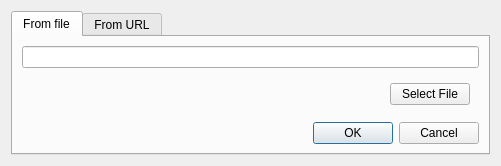
<?xml version="1.0" encoding="UTF-8"?>
<ui version="4.0">
 <class>insertImage</class>
 <widget class="QDialog" name="insertImage">
  <property name="geometry">
   <rect>
    <x>0</x>
    <y>0</y>
    <width>501</width>
    <height>136</height>
   </rect>
  </property>
  <property name="sizePolicy">
   <sizepolicy hsizetype="Preferred" vsizetype="Preferred">
    <horstretch>0</horstretch>
    <verstretch>0</verstretch>
   </sizepolicy>
  </property>
  <property name="windowTitle">
   <string>Insert Image</string>
  </property>
  <property name="windowIcon">
   <iconset theme="insert-image">
    <normaloff/>
   </iconset>
  </property>
  <layout class="QVBoxLayout" name="verticalLayout1">
   <item>
    <widget class="QTabWidget" name="tabWidget">
     <property name="currentIndex">
      <number>0</number>
     </property>
     <widget class="QWidget" name="tab">
      <attribute name="title">
       <string>From file</string>
      </attribute>
      <layout class="QVBoxLayout" name="verticalLayout2">
       <item>
        <widget class="QLineEdit" name="localImage">
         <property name="readOnly">
          <bool>true</bool>
         </property>
        </widget>
       </item>
       <item>
        <widget class="QWidget" name="widget" native="true">
         <layout class="QHBoxLayout" name="horizontalLayout">
          <item>
           <spacer name="horizontalSpacer">
            <property name="orientation">
             <enum>Qt::Horizontal</enum>
            </property>
            <property name="sizeHint" stdset="0">
             <size>
              <width>389</width>
              <height>20</height>
             </size>
            </property>
           </spacer>
          </item>
          <item>
           <widget class="QPushButton" name="selectFile">
            <property name="text">
             <string>Select File</string>
            </property>
           </widget>
          </item>
         </layout>
        </widget>
       </item>
       <item>
        <spacer name="verticalSpacer">
         <property name="orientation">
          <enum>Qt::Vertical</enum>
         </property>
         <property name="sizeHint" stdset="0">
          <size>
           <width>20</width>
           <height>40</height>
          </size>
         </property>
        </spacer>
       </item>
       <item>
        <widget class="QDialogButtonBox" name="fileButtons">
         <property name="orientation">
          <enum>Qt::Horizontal</enum>
         </property>
         <property name="standardButtons">
          <set>QDialogButtonBox::Cancel|QDialogButtonBox::Ok</set>
         </property>
        </widget>
       </item>
      </layout>
     </widget>
     <widget class="QWidget" name="tab_2">
      <attribute name="title">
       <string>From URL</string>
      </attribute>
      <layout class="QVBoxLayout" name="verticalLayout">
       <item>
        <widget class="QLineEdit" name="URLImage">
         <property name="placeholderText">
          <string>http://</string>
         </property>
        </widget>
       </item>
       <item>
        <layout class="QHBoxLayout" name="horizontalLayout_2">
         <item>
          <widget class="QCheckBox" name="saveImage">
           <property name="text">
            <string>Save Image</string>
           </property>
          </widget>
         </item>
         <item>
          <spacer name="horizontalSpacer_2">
           <property name="orientation">
            <enum>Qt::Horizontal</enum>
           </property>
           <property name="sizeHint" stdset="0">
            <size>
             <width>40</width>
             <height>20</height>
            </size>
           </property>
          </spacer>
         </item>
         <item>
          <widget class="QLabel" name="info">
           <property name="text">
            <string/>
           </property>
          </widget>
         </item>
        </layout>
       </item>
       <item>
        <spacer name="verticalSpacer_2">
         <property name="orientation">
          <enum>Qt::Vertical</enum>
         </property>
         <property name="sizeHint" stdset="0">
          <size>
           <width>20</width>
           <height>40</height>
          </size>
         </property>
        </spacer>
       </item>
       <item>
        <widget class="QDialogButtonBox" name="urlButtons">
         <property name="standardButtons">
          <set>QDialogButtonBox::Cancel|QDialogButtonBox::Ok</set>
         </property>
        </widget>
       </item>
      </layout>
     </widget>
    </widget>
   </item>
  </layout>
 </widget>
 <resources/>
 <connections>
  <connection>
   <sender>fileButtons</sender>
   <signal>rejected()</signal>
   <receiver>insertImage</receiver>
   <slot>reject()</slot>
   <hints>
    <hint type="sourcelabel">
     <x>250</x>
     <y>110</y>
    </hint>
    <hint type="destinationlabel">
     <x>286</x>
     <y>274</y>
    </hint>
   </hints>
  </connection>
  <connection>
   <sender>urlButtons</sender>
   <signal>rejected()</signal>
   <receiver>insertImage</receiver>
   <slot>reject()</slot>
   <hints>
    <hint type="sourcelabel">
     <x>250</x>
     <y>110</y>
    </hint>
    <hint type="destinationlabel">
     <x>250</x>
     <y>67</y>
    </hint>
   </hints>
  </connection>
 </connections>
</ui>
